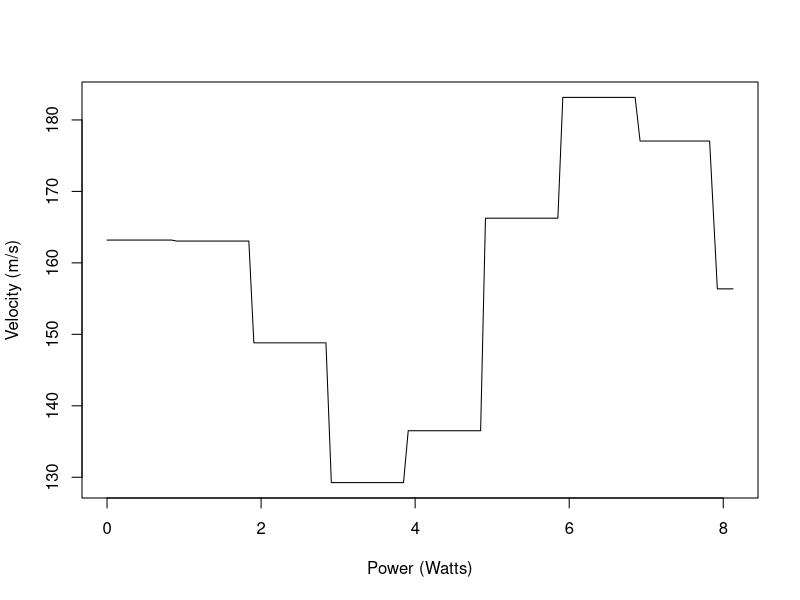

Recreate this plot in R.
# Set the working directory
setwd("/Users/mac/Desktop/Programming/COMP9596//DroneData")
require(splines) #thx @Chase for the notice

# Read the data
data <- read.csv(file="pitch-23.csv", header=TRUE, sep=",")

# Convert date column to Date object
data$Date <- as.POSIXct(data$Date)

# Extract the data from column name to plot
data.toPlot <- data[data$Battery > 5,]

# Calculate the difference of each time point to the first (in seconds)
data.toPlot$TimeDiff <- data.toPlot$Date - data.toPlot$Date[1]

# Since TimeDiff is a time/date object, convert it to a numeric and store this as an extra column in data frame
data.toPlot$TimeDiffValue <- as.numeric(data.toPlot$TimeDiff)

# Multiple current and voltage to get Power
data.toPlot$Power <- as.double(-(data.toPlot$Current/1000) * data.toPlot$Voltage/1000)

#Get Mangnitude of Velocity
data.toPlot$Velocity <- sqrt(data.toPlot$VelocityX^2 + data.toPlot$VelocityY^2 + data.toPlot$VelocityZ^2)
data.toPlot$Mean <- mean(data.toPlot$Power)

#dY <- diff(data.toPlot$Velocity)/diff(data.toPlot$TimeDiffValue)  # the derivative of your function
#dX <- rowMeans(embed(data.toPlot$TimeDiffValue,2)) # centers the X values for plotting


#ppi <- 200
#png(file=paste("circlezigzag", ".png", sep=""), height=7*ppi, width=9*ppi, res=ppi)

#write.csv(data.toPlotFinal, file="FirstRev.csv")
plot(y=data.toPlot$Power, x=data.toPlot$TimeDiffValue,type="l",col="black", lwd="1", ylab="Velocity (m/s)", xlab="Power (Watts)")
#points(y=data2.toPlot$Power, x=data.toPlot$TimeDiffValue)
#abline(lm(data.toPlot$Power ~ data.toPlot$Velocity), col="red")
#legend("topright", legend=c("Mean Watts = 154.5845"), pch=1, lty=1, lwd=3)

#dev.off()
